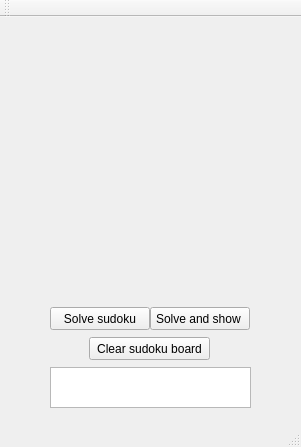
<?xml version="1.0" encoding="UTF-8"?>
<ui version="4.0">
 <class>SudokuHelperClass</class>
 <widget class="QMainWindow" name="SudokuHelperClass">
  <property name="geometry">
   <rect>
    <x>0</x>
    <y>0</y>
    <width>301</width>
    <height>447</height>
   </rect>
  </property>
  <property name="windowTitle">
   <string>SudokuHelper</string>
  </property>
  <widget class="QWidget" name="centralWidget">
   <widget class="QPushButton" name="solveButton">
    <property name="geometry">
     <rect>
      <x>50</x>
      <y>290</y>
      <width>100</width>
      <height>23</height>
     </rect>
    </property>
    <property name="text">
     <string>Solve sudoku</string>
    </property>
   </widget>
   <widget class="QPushButton" name="solveAndShowButton">
    <property name="geometry">
     <rect>
      <x>150</x>
      <y>290</y>
      <width>100</width>
      <height>23</height>
     </rect>
    </property>
    <property name="text">
     <string>Solve and show </string>
    </property>
   </widget>
   <widget class="QTextBrowser" name="textStatus">
    <property name="geometry">
     <rect>
      <x>50</x>
      <y>350</y>
      <width>201</width>
      <height>41</height>
     </rect>
    </property>
   </widget>
   <widget class="QPushButton" name="clearButton">
    <property name="geometry">
     <rect>
      <x>89</x>
      <y>320</y>
      <width>121</width>
      <height>23</height>
     </rect>
    </property>
    <property name="text">
     <string>Clear sudoku board</string>
    </property>
   </widget>
  </widget>
  <widget class="QMenuBar" name="menuBar">
   <property name="geometry">
    <rect>
     <x>0</x>
     <y>0</y>
     <width>301</width>
     <height>21</height>
    </rect>
   </property>
  </widget>
  <widget class="QToolBar" name="mainToolBar">
   <attribute name="toolBarArea">
    <enum>TopToolBarArea</enum>
   </attribute>
   <attribute name="toolBarBreak">
    <bool>false</bool>
   </attribute>
  </widget>
  <widget class="QStatusBar" name="statusBar"/>
 </widget>
 <layoutdefault spacing="6" margin="11"/>
 <resources>
  <include location="sudokuhelper.qrc"/>
 </resources>
 <connections/>
</ui>
